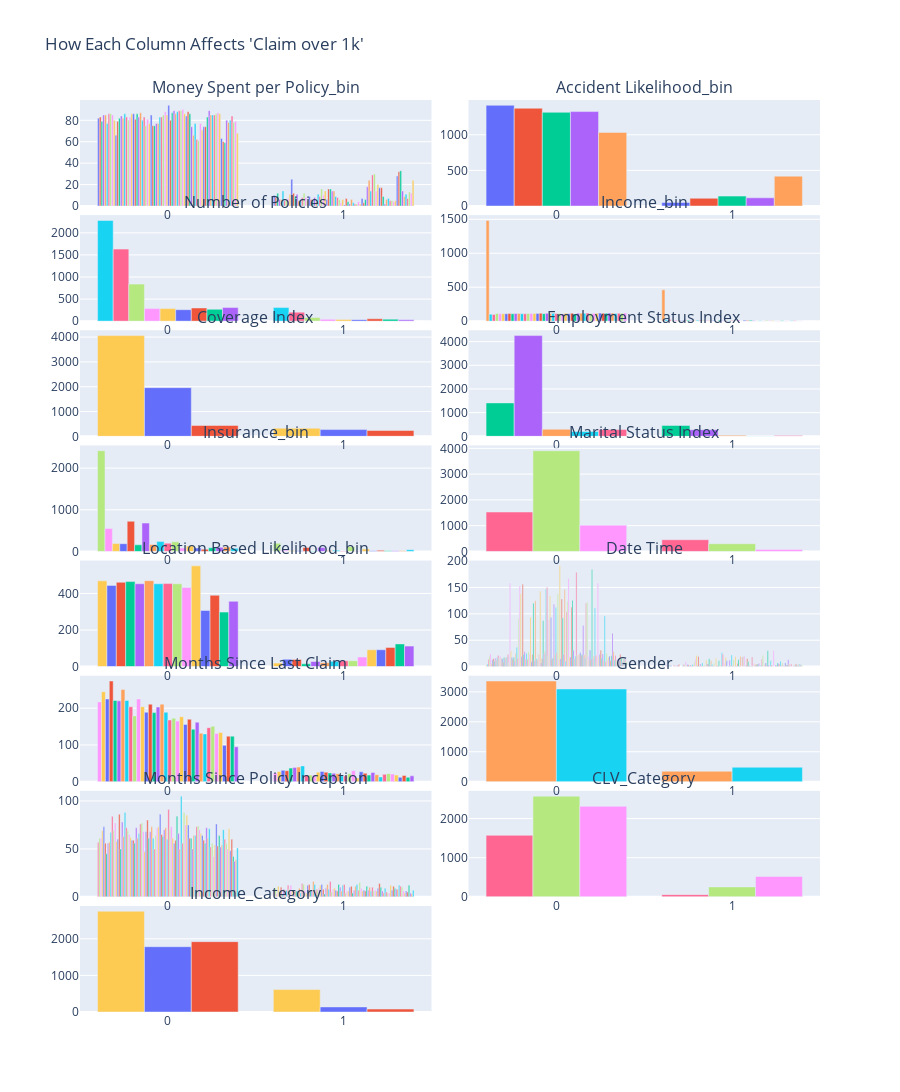

Notebook source saved alongside this figure:
### Code cell
relation_to_claim_over_1k(df_process)
